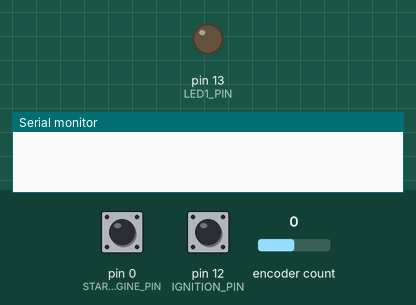
This sketch was run on a simulated Arduino Leonardo, built with avr-gcc and run on an emulated ATmega32U4. Parts: output pins drawn as LEDs (lit = HIGH), the last lines printed to the serial monitor. The test bench sets the inputs (shaded band); at power-on: pin 12 (IGNITION_PIN) HIGH, pin 0 (START_ENGINE_PIN) HIGH, encoder count 0. USB keyboard and mouse output is not drawn.

Above: at 1.2 s.
1.3 s: pin 12 (IGNITION_PIN) pulled LOW for 0.15 s
At 1.37 s:
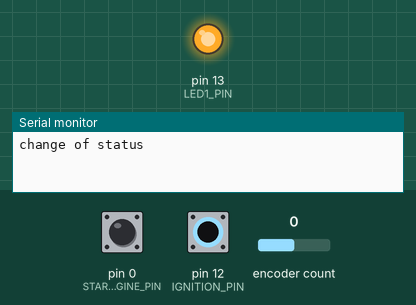
4.5 s: pin 12 (IGNITION_PIN) pulled LOW for 3.2 s
At 8.9 s:
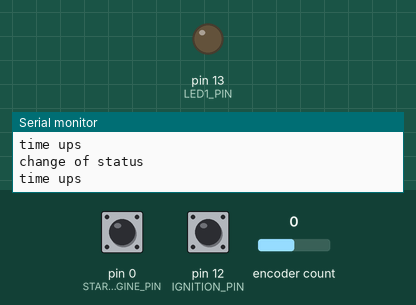
Timing chart, 0 to 10.4 s (numbered marks = the images above; inputs shaded):
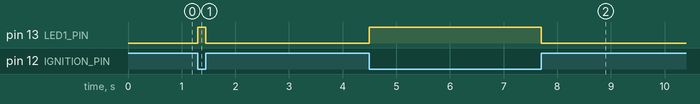

The sketch:

MarcoButtonBox.v1.ino
```cpp
// Marco's Button Box
// Written : around Jan 16th 2021
//--------------------------------------------------------------------

#include <Joystick.h>
#include <elapsedMillis.h>
#include <TimerOne.h>
#include <ClickEncoder.h>

//======================================================================
// VARIABLES DECLARATION

// Libraries
Joystick_ Joystick;                // Used to press the cutton on the joystick
elapsedMillis timeElapsedIgn;      // Used to calucale easily the time elapse between 2 event
elapsedMillis timeElapsedBrkBias;  // Used to calucale easily the time elapse between 2 event

// Pins setting
const int START_ENGINE_PIN = 0;         // Windows Button 1, Joystick 0
const int IGNITION_PIN = 12;            // Windows Button 2, Joystick 1
const int LED1_PIN = 13;                // Ignition Led
const int BRAKE_BIAS_BACKWARD_PIN = 15;
const int BRAKE_BIAS_FORWARD_PIN = 14;

// List of Windows joystick button used.
const int IGNITION_BUTTON = 0;
const int START_ENGINE_BUTTON = 1;
const int BRAKE_BIAS_FORWARD_BUTTON = 3;
const int BRAKE_BIAS_BACKWARD_BUTTON = 2;

// AMount of time we keep the button pushed
const int INTERVAL = 200; //milliseconds

// Use to trigger the release of the button after the TRIGGER_INTERVAL
bool checkToReleaseIgnButtonFlag = false;
bool checkToReleaseBrkBiasButtonFlag = false;

//Rotary encoders
ClickEncoder *encoder;

// Last state of the button
int lastStartButtonState = 0;
int lastIgnitionSwitchState = 0;
int16_t lastBrakeBiasPos = 0;
int16_t newBrakeBiasPos = 0;

int counter = 0;
String rotarySide = "";

//======================================================================
// SETUP & MAIN LOOP

void setup()
{
  // Initialize Pins
  pinMode(START_ENGINE_PIN, INPUT_PULLUP);
  pinMode(IGNITION_PIN, INPUT_PULLUP);
  pinMode(LED1_PIN, OUTPUT);

  // Declare encoder
  encoder = new ClickEncoder(BRAKE_BIAS_BACKWARD_PIN, BRAKE_BIAS_FORWARD_PIN);

  // Initialize an interrup function to monitor the brake bias
  Timer1.initialize(300000); // 0.05 sec (1 000 000 = 1 sec)
  Timer1.attachInterrupt(brakeBiasTimerInterrupt);

  // Initialize Joystick Library
  Joystick.begin();

  // DEBUG
  Serial.begin(57600);  // Enable the serial pour to print to the console. CTRL+SHIFT+M to open the serial monitor
}


void loop()
{
  UpdateIgnitionSwitchState();  // Act when the Ignition is turned on/off
  UpdateStartButtonState();     // Act when the Start button is pressed
  UpdateBrakeBiasState();       // Act when the brake bias is turned
}


//======================================================================
// FUNCTIONS


// IGNITION SWITCH

void UpdateIgnitionSwitchState()
{
  // Read the state of the Ignition
  int currentIgnitionSwitchState = !digitalRead(IGNITION_PIN);

  // If the switch is flipped
  if (currentIgnitionSwitchState != lastIgnitionSwitchState)
  {
    // DEBUG
    Serial.println("change of status");

    // Press the button
    Joystick.setButton(IGNITION_BUTTON, 1);

    // Turn on/off the led based on the ignitition button switch
    UpdateIgnitionLedState(currentIgnitionSwitchState);

    // Update the last status, so we won't update the status every loop
    lastIgnitionSwitchState = currentIgnitionSwitchState;

    // Reset the timer to release the trigger
    timeElapsedIgn = 0;
    checkToReleaseIgnButtonFlag = true;
  }

  bool buttonReleased = false;

  // Check if the button need to be released after a status change
  if (checkToReleaseIgnButtonFlag == true)
  {
    buttonReleased = checkToReleaseTheButton(IGNITION_BUTTON, timeElapsedIgn);
  }

  if (buttonReleased == true)
  {
    checkToReleaseIgnButtonFlag = false;
  }
}


// IGNITION LED

void UpdateIgnitionLedState(int currentIgnitionSwitchState)
{
    if (currentIgnitionSwitchState == HIGH)
    {
      digitalWrite(LED1_PIN, HIGH);
    }
    if (currentIgnitionSwitchState == LOW)
    {
      digitalWrite(LED1_PIN, LOW);
    }
}


// START ENGINE BUTTON

void UpdateStartButtonState()
{
  // Start Engine
  int currentButtonState = !digitalRead(START_ENGINE_PIN);

  if (currentButtonState != lastStartButtonState)
  {
    Serial.println("Gentelmens Start Your Engine !");
    Joystick.setButton(START_ENGINE_BUTTON, currentButtonState);  // 0 is Button 1, which is pin 8
    lastStartButtonState = currentButtonState;
  }
}


// BRAKE BIAS

void UpdateBrakeBiasState()
{
  bool isButtonReleased = false;

  // Read the brake bias rotation (+1 forward, -1 backward)
  newBrakeBiasPos += encoder->getValue();

  if (newBrakeBiasPos != lastBrakeBiasPos)
  {
    Serial.print("Encoder newBrakeBiasPos: ");
    Serial.println(newBrakeBiasPos);

    if (newBrakeBiasPos > lastBrakeBiasPos) // Clockwise
    {
      counter++;
      Serial.println(counter);

      lastBrakeBiasPos = newBrakeBiasPos;

      // Press the button
      Joystick.setButton(BRAKE_BIAS_FORWARD_BUTTON, 1);
      timeElapsedBrkBias = 0;
      checkToReleaseBrkBiasButtonFlag = true;
      rotarySide = "CW";
    }
    else if (newBrakeBiasPos < lastBrakeBiasPos) // Counter Clockwise
    {
      counter--;
      Serial.println(counter);

      lastBrakeBiasPos = newBrakeBiasPos;

      // Press the button
      Joystick.setButton(BRAKE_BIAS_BACKWARD_BUTTON, 1);
      timeElapsedBrkBias = 0;
      checkToReleaseBrkBiasButtonFlag = true;
      rotarySide = "CCW";
    }
  }

  if (rotarySide == "CW" && checkToReleaseBrkBiasButtonFlag == true)
  {
    isButtonReleased = checkToReleaseTheButton(BRAKE_BIAS_FORWARD_BUTTON, timeElapsedBrkBias);
  }
  else if (rotarySide == "CCW"  && checkToReleaseBrkBiasButtonFlag == true)
  {
    isButtonReleased = checkToReleaseTheButton(BRAKE_BIAS_BACKWARD_BUTTON, timeElapsedBrkBias);
  }

  if (isButtonReleased == true)
  {
    checkToReleaseBrkBiasButtonFlag = false;
  }
}


// HELPER

bool checkToReleaseTheButton(int button, elapsedMillis timeElapsed)
{
  bool result;

  // After the INTERVAL in milliseconds, release the joystick button
  if ((timeElapsed > INTERVAL))
  {
    // DEBUG
    Serial.println("time ups");

    // Release the button
    Joystick.setButton(button, 0);

    result = true;
  }
  else
  {
    result = false;
  }

  return result;
}

void brakeBiasTimerInterrupt()
{
  encoder -> service();
}
```

Measured:
- after the input at 1.3 s, pin 13 (LED1_PIN): LOW → HIGH at once, → LOW 0.15 s later
- after the input at 4.5 s, pin 13 (LED1_PIN): LOW → HIGH at once, → LOW 3.2 s later
